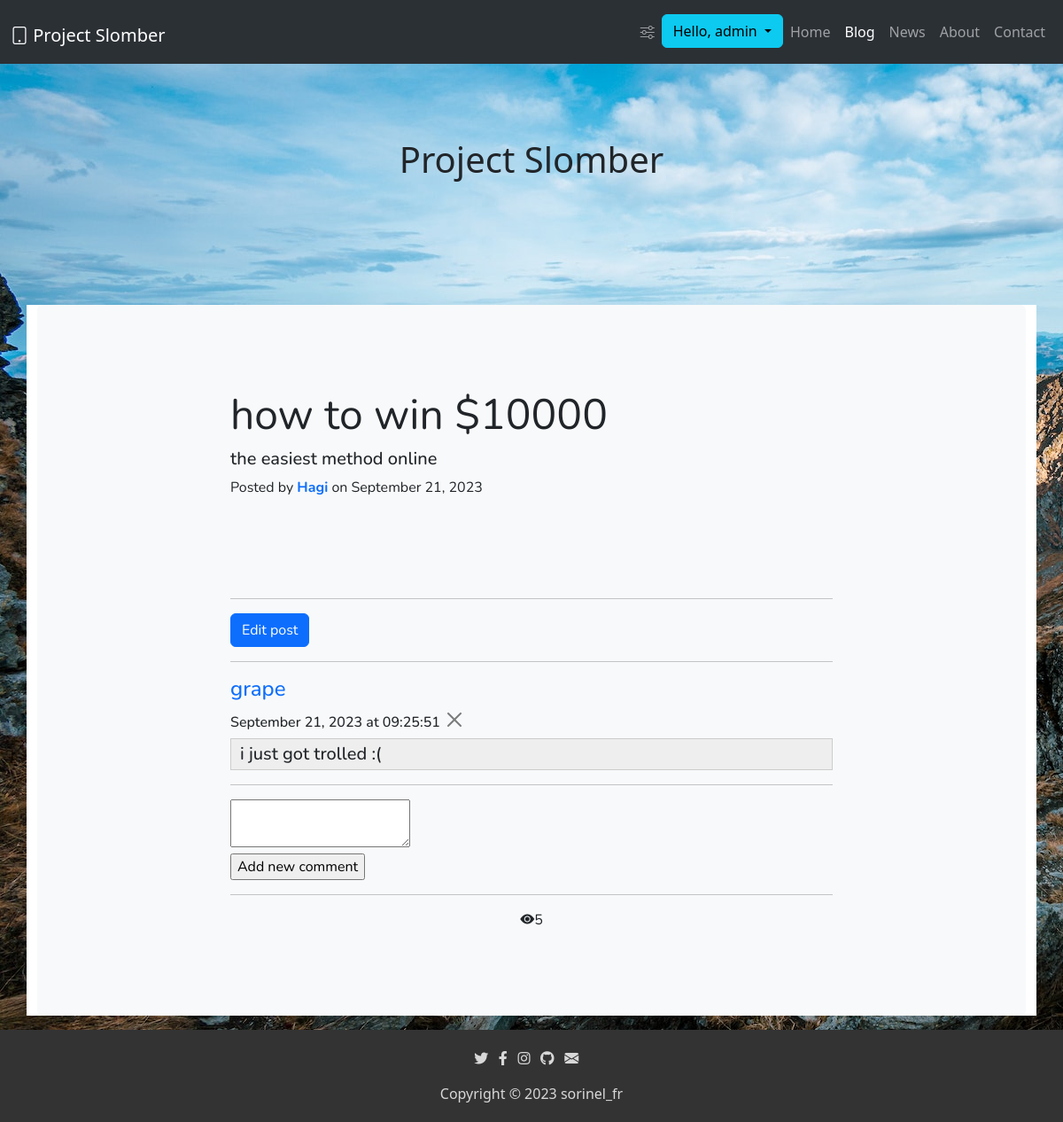
The page /blog/post/4 (signed in) on the database its author committed.
### server.py (models this page shows)
    class User(UserMixin, db.Model):
        __tablename__ = "user"
        id = db.Column(db.Integer, primary_key=True)
        email = db.Column(db.String(100), unique=True, nullable=False)
        password = db.Column(db.String(100), nullable=False)
        name = db.Column(db.String(100), unique=True, nullable=False)
        profile_views = db.Column(db.Integer, nullable=False)
        picture_url = db.Column(db.String(3000))
        has_functions = db.Column(db.Boolean, nullable=False)
        is_admin = db.Column(db.Boolean, nullable=False)
        is_developer = db.Column(db.Boolean, nullable=False)
        posts = relationship("BlogPosts", back_populates="author")
        comment = relationship("Comments", back_populates="author")

    class BlogPosts(UserMixin, db.Model):
        __tablename__ = "posts"
        id = db.Column(db.Integer, primary_key=True)
        user_id = db.Column(db.Integer, db.ForeignKey('user.id'))
        author = relationship("User", back_populates="posts")
        comment = relationship("Comments", back_populates="posts")
        title = db.Column(db.String(250), unique=True, nullable=False)
        subtitle = db.Column(db.String(250), nullable=False)
        date = db.Column(db.String(250), nullable=False)
        text = db.Column(db.Text, nullable=False)
        post_views = db.Column(db.Integer, nullable=False)

    class Comments(UserMixin, db.Model):
        __tablename__ = "comment"
        id = db.Column(db.Integer, primary_key=True)
        user_id = db.Column(db.Integer, db.ForeignKey('user.id'))
        post_id = db.Column(db.Integer, db.ForeignKey('posts.id'))
        author = relationship("User", back_populates="comment")
        posts = relationship("BlogPosts", back_populates="comment")
        text = db.Column(db.Text, nullable=False)
        date = db.Column(db.String(250), nullable=False)
        time = db.Column(db.String(250), nullable=False)

### server.py (the view, shortened to what this page needs)
    @app.route('/blog/post/<id>', methods=['POST', 'GET'])
    def post_page(id):
        selected_post = BlogPosts.query.filter_by(id=id).first()
        if current_user.id != selected_post.user_id:
            selected_post.post_views += 1
            db.session.commit()
        post_comments = Comments.query.filter_by(post_id=id).all()
        form = CommentForm()
        return render_template('post.html', comments=post_comments, form=form, post=selected_post,
                               current_user=current_user)

### server.py
    class CommentForm(FlaskForm):
        content = CKEditorField('Content', validators=[DataRequired()])
        submit = SubmitField('Add new comment')

### server.py (called while the page is built)
    @login_manager.user_loader
    def load_user(user_id):
        return User.query.filter_by(id=user_id).first()

### templates/post.html (shortened to what this page needs)
<!DOCTYPE html>
<html lang="en">
<head>
    <link rel="stylesheet" href="{{url_for('static', filename='style.css')}}">
    <link rel="stylesheet" href="https://cdnjs.cloudflare.com/ajax/libs/font-awesome/5.15.3/css/all.min.css">
    <link href="https://cdn.jsdelivr.net/npm/bootstrap@5.3.0-alpha3/dist/css/bootstrap.min.css" rel="stylesheet"
>
    <link rel="stylesheet" href="https://cdn.jsdelivr.net/npm/bootstrap-icons@1.10.4/font/bootstrap-icons.css">
</head>
<body style="margin-bottom: 10%;">
    <nav class="navbar navbar-expand-lg bg-body-tertiary" data-bs-theme="dark">
        <div class="container-fluid">
            <h1><a class="navbar-brand" href="/"><i class="bi bi-tablet"></i> Project Slomber</a></h1>
            <div class="collapse navbar-collapse" id="navbarSupportedContent">
                <ul class="navbar-nav ms-auto mb-2 mb-lg-0">
                    {% if current_user.id == 1: %}
                    <li class="nav-item">
                        <a class="nav-link" aria-current="page" href="/panel"><i class="bi bi-sliders"></i></a>
                    </li>
                    {% endif %}
                    {%if current_user.is_authenticated: %}
                    <li class="nav-item">
                        <div class="btn-group">
                            <button type="button" class="btn btn-info dropdown-toggle" data-toggle="dropdown"
                                aria-haspopup="true" aria-expanded="true">
                                Hello, {{ current_user.name }}
                            </button>
                        </div>
                    </li>
                    {% endif %}
                    <li class="nav-item">
                        <a class="nav-link" aria-current="page" href="/">Home</a>
                    </li>
                    <li class="nav-item">
                        <a class="nav-link active" href="/blog">Blog</a>
                    </li>
                    <li class="nav-item">
                        <a class="nav-link" href="/news">News</a>
                    </li>
                    <li class="nav-item">
                        <a class="nav-link" href="/about">About</a>
                    </li>
                    <li class="nav-item">
                        <a class="nav-link" href="/contact">Contact</a>
                    </li>
                </ul>
            </div>
        </div>
    </nav>
    <div class="front-logo">
        <h1 class="page-title">Project Slomber</h1>
    </div>
    <div class="container my-5">
        <div class="bg-body-tertiary p-5 rounded">
            <div class="col-sm-8 py-5 mx-auto">
                <h1 class="display-5 fw-normal">
                    {{post.title}}
                </h1>
                <h2 class="fs-5">
                    {{post.subtitle}}
                </h2>
                <p>
                    Posted by <a href="/profile/{{post.author.name}}" style="text-decoration: none;"><b>{{post.author.name}}</b></a> on
                    {{post.date}}
                </p> <br> <br>
                <h3>
                    {{post.text|safe()}}
                </h3>
                <hr>
                {% if current_user.id == post.user_id or current_user.is_admin == 1%} <a class="btn btn-primary"
                    href="/edit-post/{{post.id}}" role="button">Edit post</a>
                <hr> {% endif %}
                {% for comment in comments: %}
                <div>
                    <a href="/profile/{{comment.author.name}}" style="text-decoration: none;">
                        <h4>
                            {{comment.author.name}}
                        </h4>
                    </a>
                    <h6>
                        {{comment.date}} at {{comment.time}}
                        {% if current_user.is_admin == 1 or current_user.id == comment.author.id: %}
                            <a href="http://127.0.0.1:5000/delete/post/comment/{{comment.id}}"><button type="button" class="btn-close" aria-label="Close"></button></a>
                        {% endif %}
                    </h6>
                    <h5>
                        {{comment.text|safe()}}
                    </h5>
                </div>
                {% endfor%}
                <hr>
                {% if current_user.is_authenticated: %}
                <form method="POST">
                    {{form.content()}}
                    <br>
                    {{form.submit()}}
                </form>
                {% else: %}
                <a class="btn btn-primary" href="/login" role="button">Log in to add a comment</a>
                {% endif %}
                <hr>
                <div style="display: flex; align-items: center; justify-content: center;">
                    <i class="bi bi-eye-fill"></i>  {{post.post_views}}
                </div>
            </div>
        </div>
    </div>
</body>
<footer>
    <ul class="icons">
        <li><a href="https://twitter.com/Sorin63701900" target="_blank"><i class="fab fa-twitter"></i></a></li>
        <li><a href="https://www.facebook.com/sorin.fratean" target="_blank"><i class="fab fa-facebook-f"></i></a></li>
        <li><a href="https://www.instagram.com/sorinel_fr/" target="_blank"><i class="fab fa-instagram"></i></a></li>
        <li><a href="https://github.com/Sorinel27" target="_blank"><i class="fab fa-github"></i></a></li>
        <li><a href="mailto:sorin78910@gmail.com" target="_blank"><i class="bi bi-envelope-fill"></i></a></li>
    </ul>
    <a href="https://sorinelfr.ro/" target="_blank">Copyright &copy; 2023 sorinel_fr</a>
</footer>
</html>

### static/style.css (style rules this page uses)
body { margin-bottom: 10%; background-image: url("img/bg.jpg"); background-size: auto; }
body .front-logo { text-align: center; padding-top: 7%; padding-bottom: 7%; }
body .container { background-color: white; margin-top: 7%; font-family: "Nunito", "Arial", sans-serif; }
footer { background-color: #333; color: #fff; text-align: center; position: fixed; bottom: 0; width: 100%; padding: 20px; }
footer .icons { display: flex; flex-direction: row; list-style-type: none; justify-content: center; padding-left: 0; }
footer .icons li { padding-right: 1%; }
footer a { text-decoration: none; color: rgb(216, 216, 216); }

### rows shown on the page
User: name "admin"
BlogPosts: title "how to win $10000", subtitle "the easiest method online", date "September 21, 2023", post_views "5"
User: author.name "Hagi"
Comments: author.name "grape", date "September 21, 2023", time "09:25:51", text "i just got trolled :("
